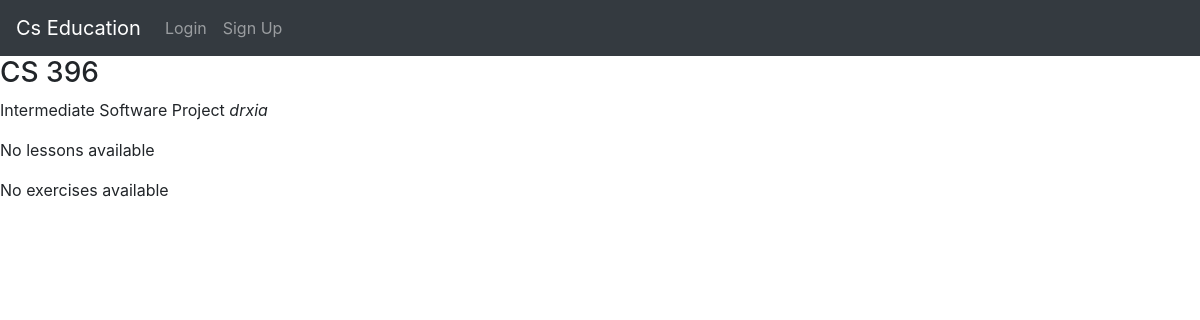
Before: /courses/1/ with the older database file.
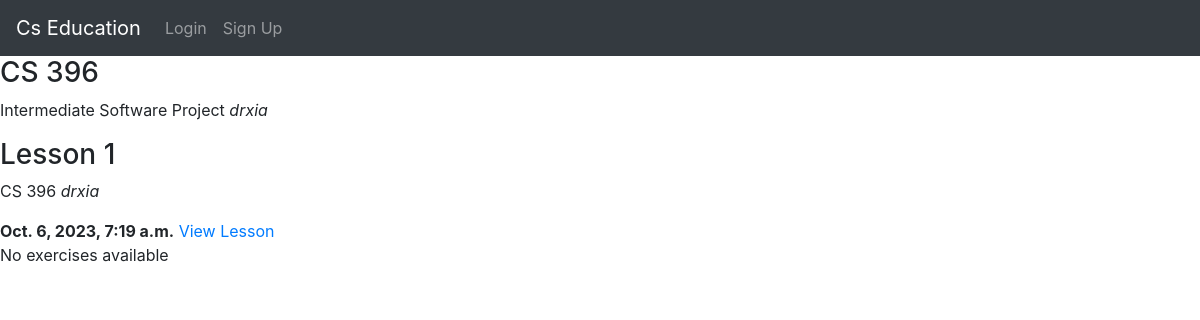
After: the same page with the newer database file.
### lms/models.py (models this page shows)
class Lesson(models.Model):
    name = models.CharField(max_length= 255)
    description = models.TextField()
    body = RichTextField()
    created_date = models.DateTimeField(auto_now_add=True)
    updated_date = models.DateTimeField(auto_now=True)
    course = models.ForeignKey(Course, related_name="lessons", on_delete=models.CASCADE)

class Course(models.Model):
    code = models.CharField(max_length= 255)
    name = models.CharField(max_length= 255)
    created_date = models.DateTimeField(auto_now_add=True)
    updated_date = models.DateTimeField(auto_now=True)
    students = models.ManyToManyField(Profile, related_name="courses")
    instructor = models.ForeignKey(Profile, on_delete=models.CASCADE)

class Profile(AbstractUser):
    pass

### lms/views.py (the view)
# urls.py: path("courses/<int:course_id>/", views.view_course, name="view_course"),
def view_course(request, course_id):
    course = Course.objects.get(id=course_id)
    lessons = Lesson.objects.filter(course=course_id)
    exercises = Exercise.objects.filter(course=course_id)
    context = {
        "course": course,
        "lessons": lessons,
        "exercises": exercises
    }
    return render(request, "pages/courses/view_course.html", context)

### templates/pages/courses/view_course.html (shortened to what this page needs)
{% extends 'base.html' %}
{% block content %}
    <section class="course">
        <section class="course-header">
            <h3>{{course.code}}</h3>
            <p>{{course.name}} <em>{{course.instructor.username}}</em></p>
        </section>
    </section>
    {% if lessons %}
        <section class="lessons">
            {% for lesson in lessons %}
            <section class="lesson">
                <section class="lesson-header">
                    <h3>{{lesson.name}}</h3>
                    <p>{{lesson.course.code}} <em>{{lesson.course.instructor.username}}</em></p>
                    <strong>{{lesson.created_date}}</strong>
                    <a href="{% url 'view_lesson' course.id lesson.id %}">View Lesson</a>
                </section>
            </section>
            {% endfor %}
        </section>
    {% else %}
        <section class="no-lessons">
            <p>No lessons available</p>
        </section>
    {% endif %}
    {% if exercises %}
        <section class="exercises">
            {% for exercise in exercises %}
            <section class="exercise">
                <section class="exercise-header">
                    <h3>{{exercise.name}}</h3>
                    <p>{{exercise.course.code}} <em>{{exercise.course.instructor.username}}</em></p>
                    <strong>{{exercise.created_date}}</strong>
                    <a href="{% url 'view_exercise' course.id exercise.id %}">View Exercise</a>
                </section>
            </section>
            {% endfor %}
        </section>
    {% else %}
        <section class="no-exercises">
            <p>No exercises available</p>
        </section>
    {% endif %}
{% endblock content %}

Changed rows visible on the page:
added Lesson: name "Lesson 1", course.code "CS 396", course.instructor.username "drxia", created_date "Oct. 6, 2023, 7:19 a.m."
Other visible differences:
text no longer shown: "No lessons available"
